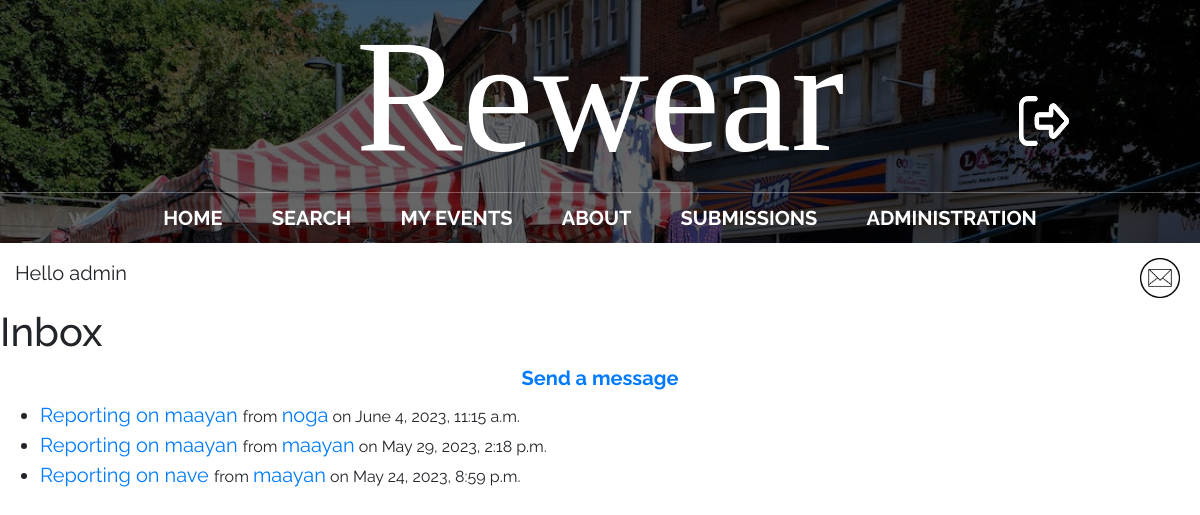
The page /inbox/ (signed in) on the database as committed earlier.
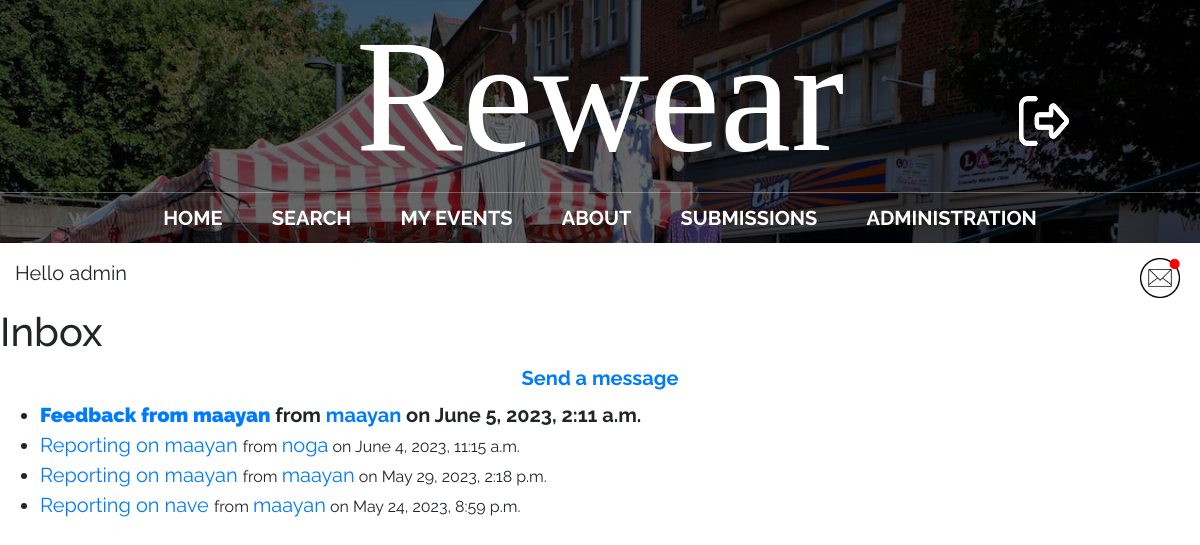
The same page on the database as committed later.
### main/models.py (models this page shows)
class Message(models.Model):
    sender = models.ForeignKey(User, on_delete=models.CASCADE, related_name='sent_messages')
    recipient = models.ForeignKey(User, on_delete=models.CASCADE, related_name='received_messages')
    subject = models.CharField(max_length=255)
    body = models.TextField()
    from django.utils import timezone
    created_at = models.DateTimeField(default=timezone.now)
    is_read = models.BooleanField(default=False)

### main/views.py (the view)
# urls.py: path("inbox/", views.inbox, name="inbox"),
@login_required
def inbox(request):
    messages = Message.objects.filter(recipient=request.user)
    new_mail = new_messages(request.user.username)
    return render(request, 'main/inbox.html', {'messages': messages, 'new_mail': new_mail})

### main/views.py (called while the page is built)
def new_messages(username):
    try:
        messages = Message.objects.filter(recipient=User.objects.filter(username=username)[0])
        for m in messages:
            if not m.is_read:
                return True
        return False
    except:
        return False

### main/templates/main/inbox.html
{% extends 'main/base.html' %}
{% block content %}
  <h2>Inbox</h2>
  <center>
    <a href="/send_message/"><h5><b>Send a message</b></h5></a>
  </center>
  {% if messages %}
    <ul>
      {% for message in messages reversed %}
        <li{% if not message.is_read %} style="font-weight: bold;"{% endif %}>
          <a href="/message_detail/{{message.id}}">
            {% if not message.is_read %}
              <big><b>{{ message.subject }}</b></big>
            {% else %}
              {{ message.subject }}
            {% endif %}
          </a>
          {% if not message.is_read %}
            from <a href="/profile/{{ message.sender.username }}">{{ message.sender.username }}</a> on {{ message.created_at }}
          {% else %}
            <small>from <a href="/profile/{{ message.sender.username }}">{{ message.sender.username }}</a> on {{ message.created_at }}</small>
          {% endif %}
        </li>
      {% endfor %}
    </ul>
  {% else %}
    <p>No messages.</p>
  {% endif %}
{% endblock %}

### main/templates/main/base.html (shortened to what this page needs)
{% load static %}
<!doctype html>
<html>
	<head>
		<link rel="stylesheet" href="https://stackpath.bootstrapcdn.com/bootstrap/4.3.1/css/bootstrap.min.css">
		<link rel="stylesheet" href="{% static 'css/styles.css' %}">
	</head>
	<body>
	<div id = "content", name = "content">
		<div class="row justify-content-center">
			<div class="col-12">
					<header class="main-header">
						<h1 class="header-name header-name-large" style="text-align: center; position: relative;">Rewear
							{% if user.is_authenticated %}
							<span class="header-photo-wrapper">
								<a href="/logout"><img src="{% static 'media/logout.png' %}" alt="logout" class="header-photo" width="50" height="50"></a>
							</span>
							{% endif %}
						</h1>
						<nav class="nav main-nav">
							<ul>
								<li><a href="/">Home</a></li>
								{% if user.is_authenticated %}
									<li><a href="/search_page/">Search</a></li>
									<li><a href="/my_events/{{request.user.id}}">My Events</a></li>
								{% endif %}
								<li><a href="/about/">About</a></li>
								{% if user.is_authenticated and user.is_superuser %}
									<li><a href="/submissions/">Submissions
									</a></li>
									<li><a href="/admin/">Administration</a></li>
								{% elif user.is_authenticated and user.is_active%}
								<li><a href="/profile/">My Profile</a></li>
								{% endif %}
							</ul>
						</nav>
					</header>
			{% if user.is_authenticated %}
			<p style="text-align:left;margin:15px;">
				<td><left>Hello {{request.user.username}}</left></td>
				<span style="float:right;">
					{% if new_mail %}
						<a href="/inbox" style="text-decoration:none">
							<img src='{% static "media/new_mail.png" %}' alt="inbox" height=40px width=40px>&nbsp;
						</a>
					{% else %}
						<a href="/inbox" style="text-decoration:none">
							<img src='{% static "media/mail_icon.png" %}' alt="inbox" height=40px width=40px>&nbsp;
						</a>
					{% endif %}
				</span>
			</p>
			{% endif %}
				{% block content %}
				{% endblock %}
			</div>
		</div>
	</div>
	</body>
</html>

### static/css/styles.css (style rules this page uses)
* { box-sizing: border-box; font-family: Raleway; }
html, body { margin: 0; padding: 0; }
.nav ul { margin: 0; padding: 0; }
.nav li { display: inline; }
.nav a { display: inline-block; padding: .5em; color: white; text-decoration: none; }
.main-nav { text-align: center; font-size: 1.1em; font-weight: lighter; display: inline; }
.main-nav li { padding: 0 1%; }
.main-header { background-color: rgba(0, 0, 0, .6); background-image: url("../media/Header Background.jpeg"); background-blend-mode: multiply; background-size: cover; }
.header-name { text-align: center; margin: 0; font-size: 4em; font-family: "Arvo"; font-weight: normal; color: white; border-bottom: 1px solid rgba(255, 255, 255, .3) }
.header-name-large { font-size: 8em; }

### main/templates/main/base.html (style rules this page uses)
* { font-size: 20px; }
nav li a { text-transform: uppercase; font-weight: bold; }
.header-photo-wrapper { position: absolute; top: 50%; transform: translateX(+350%); transition: transform 0.2s ease; }
.header-name { text-align: center; position: relative; max-width: 100%; width: 100%; white-space: nowrap; overflow: hidden; text-overflow: ellipsis; }

Rows that differ between the two databases and show on the page:
added Message: subject "Feedback from maayan", sender.username "maayan", created_at "June 5, 2023, 2:11 a.m."
